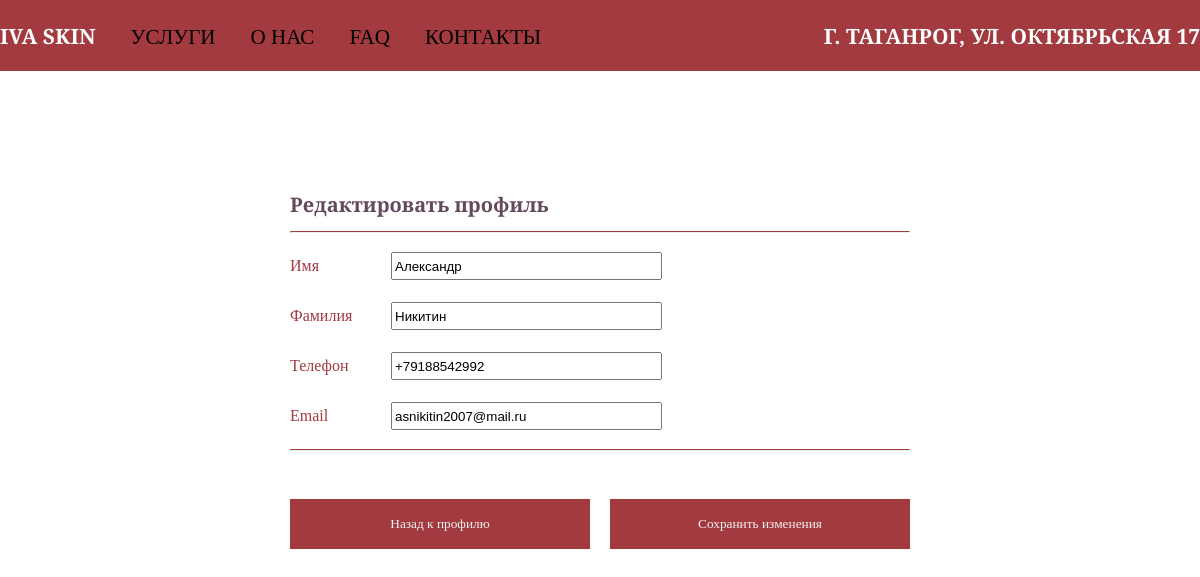
Page /profile/edit/ (signed in) on the committed database.
### userprofile/models.py (models this page shows, shortened)
class Profile(models.Model):
    user = models.OneToOneField(User, on_delete=models.CASCADE)
    first_name = models.CharField(max_length=50, blank=True, null=True)
    last_name = models.CharField(max_length=50, blank=True, null=True)
    phone = models.CharField(max_length=12, validators=[validate_phone])
    email = models.EmailField(max_length=255, blank=True, null=True)
    created_at = models.DateTimeField(auto_now_add=True)
    updated_at = models.DateTimeField(auto_now=True)

### userprofile/views.py (the view)
# urls.py: path('edit/', views.edit_profile, name='edit_profile'),
@login_required
def edit_profile(request):
    if request.method == 'POST':
        form = ProfileUpdateForm(request.POST, instance=request.user.profile)
        if form.is_valid():
            form.save()
            messages.success(request, 'Профиль успешно обновлен!')
            return redirect('userprofile:profile')
    else:
        form = ProfileUpdateForm(instance=request.user.profile)
    return render(request, 'userprofile/edit_profile.html', {'form': form})

### userprofile/forms.py
class ProfileUpdateForm(forms.ModelForm):
    class Meta:
        model = Profile
        fields = ['first_name', 'last_name', 'phone', 'email']
        widgets = {
            'first_name': forms.TextInput(attrs={'placeholder': 'Введите имя'}),
            'last_name': forms.TextInput(attrs={'placeholder': 'Введите фамилию'}),
            'phone': forms.TextInput(attrs={'placeholder': '+7 (___) ___-__-__'}),
            'email': forms.EmailInput(attrs={'placeholder': 'example@email.com'}),
        }

### userprofile/templates/userprofile/edit_profile.html (shortened to what this page needs)
<!DOCTYPE html>
{% load static %}
<html lang="en">
<head>
    <link rel="stylesheet" href="{% static 'css/main.css' %}">
</head>
<body>
    <header>
        <div class="header">
            <div class="header-inner">
                <div class="menu">
                    <h3><a class="logo" href="{% url 'index' %}">IVA SKIN</a></h3>
                    <h3><a class="menu__list-link" href="#">УСЛУГИ</a></h3>
                    <h3><a class="menu__list-link" href="#">О НАС</a></h3>
                    <h3><a class="menu__list-link" href="#">FAQ</a></h3>
                    <h3><a class="menu__list-link" href="#">КОНТАКТЫ</a></h3>
                </div>
                <div class="menu2">
                    <h3><a class="menu__list-link1" href="#" class="IVA" >Г. ТАГАНРОГ, УЛ. ОКТЯБРЬСКАЯ 17</a></h3>
                </div>
            </div>
        </div>
    </header>
    <div class="container">
            <div class="edit-profile-card">
                <h1 id="h1-p">Редактировать профиль</h1>
                <hr class="h-profile">
                <form method="post">
                    <div class="for-name">
                         <div class="container-for-form">
                            <p>Имя</p>
                            <div class="inp">
                                {{ form.first_name }}
                            </div>
                        </div>
                    </div>
                    <div class="for-lastname">
                         <div class="container-for-form">
                            <p>Фамилия</p>
                            <div class="inp">
                                {{ form.last_name }}
                            </div>
                        </div>
                    </div>
                    <div class="for-telephone">
                         <div class="container-for-form">
                            <p>Телефон</p>
                            <div class="inp">
                                {{ form.phone }}
                            </div>
                        </div>
                    </div>
                    <div class="for-email">
                         <div class="container-for-form">
                            <p>Email</p>
                            <div class="inp">
                                {{ form.email }}
                            </div>
                        </div>
                    </div>
                    <hr class="h-profile">
                    <div class="for-button">
                        <form action="{% url 'userprofile:profile' %}">
                            <button class="btn-profile">Назад к профилю</button>
                        </form>
                        <button type="submit" class="btn-profile">Сохранить изменения</button>
                    </div>
                </form>
            </div>
        </div>
</body>
</html>

### ivaapp/static/css/main.css (style rules this page uses)
html { box-sizing: border-box; scroll-behavior: smooth; }
*, *::after, *::before { box-sizing: inherit; }
body { max-width: 1920px; font-family: "Playfair Display SC", serif; margin: 0 auto; }
.header-inner { display: flex; align-items: center; justify-content: space-between; max-width: 1660px; margin: 0 auto; }
.header { background: #A23A3F; font-size: 18px; }
.logo { color: white; transition: .4s; }
.menu__list-link1 { color: white; transition: .4s; }
.header a { text-decoration: none; }
.menu { display: flex; gap: 35px; }
.menu__list-link { color: black; font-weight: 500; transition: .4s; }
#id_phone { width: 271px; height: 28px; }
#id_email { width: 271px; height: 28px; }
#id_first_name { width: 271px; height: 28px; }
#id_last_name { width: 271px; height: 28px; }
#h1-p { color:#64485C; font-size: 20px;; }
.btn-profile { width: 300px; font-family: "Playfair Display SC", serif; height: 50px; background-color: #A23A3F; border: none; color:#F2F2F2; transition: 0.5s; }
.h-profile { border-top: 1px solid #A23A3F; }
.container { max-width: max-content; margin: 0 auto; margin-top: 120px; }
.for-button { margin-top:48px; margin-bottom:48px; display: flex; gap: 20px; }
.container-for-form { display: flex; align-items: center; gap: 24px; }
.inp { position: absolute; margin-left: 101px; }
.edit-profile-card p { color: #A23A3F; }

### rows in the picture
Profile: first_name "Александр", last_name "Никитин", phone "+79188542992", email "asnikitin2007@mail.ru"
